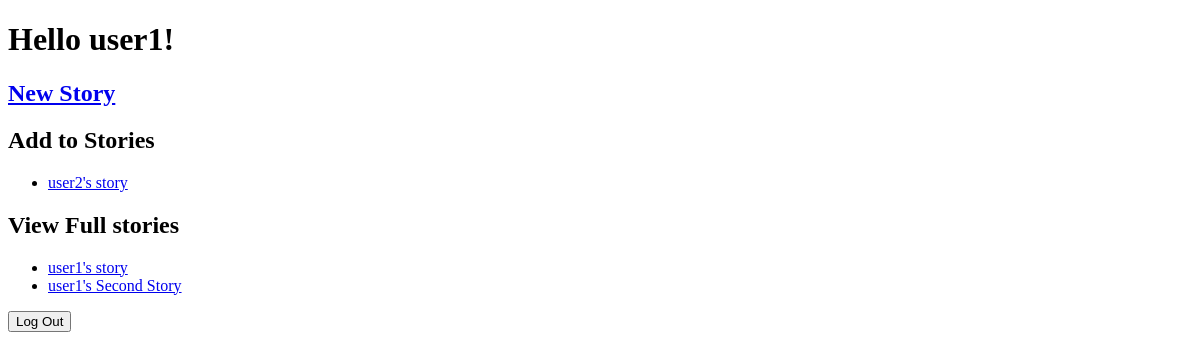
Page / (signed in) on the earlier database version.
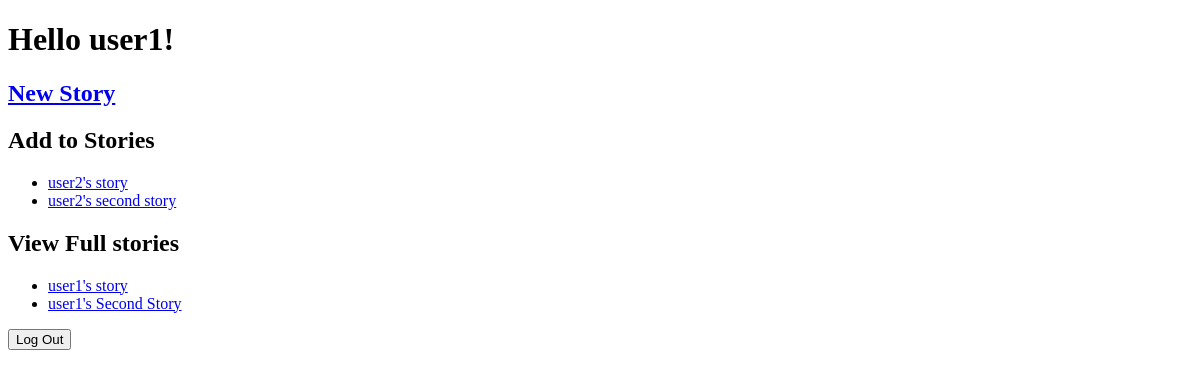
Same page on the later database version.
### tables this page shows
CREATE TABLE Users (ID INTEGER PRIMARY KEY AUTOINCREMENT, Username TEXT, Password TEXT);

CREATE TABLE Stories (ID INTEGER PRIMARY KEY AUTOINCREMENT, Title TEXT, FullStory TEXT, Latest_Update TEXT);

### __init__.py (the view)
@app.route('/', methods=['GET'])
def landing():
    if logged_in():
        username = session['username']
        viewable_stories = db_builder.get_viewable_stories(username)
        editable_stories = db_builder.get_editable_stories(username)
        return render_template('index.html', username=username,viewable=viewable_stories, edtiable=editable_stories)
    else:
        return render_template('intro.html')

### __init__.py (called while the page is built)
def logged_in():
    return session.get('username') is not None

### db_builder.py (called while the page is built)
def get_id(username):
    db = sqlite3.connect(DB_FILE) #open if file exists, otherwise create
    c = db.cursor()               #facilitate db ops -- you will use cursor to trigger db events
    command = "SELECT * FROM Users"
    c.execute(command)
    table = c.fetchall()
    for row in table:      #searches for the username in Users
        if row[1] == username:
            return row[0]    #returns the User ID of the user

def get_viewable_stories(username):
    db = sqlite3.connect(DB_FILE) #open if file exists, otherwise create
    c = db.cursor()               #facilitate db ops -- you will use cursor to trigger db events
    contribution_ids = []
    command = "SELECT * FROM Contributions"
    c.execute(command)
    table = c.fetchall()
    user_id = get_id(username)
    for row in table:
        uid = row[2]
        if user_id == uid:
            story_id = row[1]
            contribution_ids.append((story_id, get_story_title_by_id(story_id)))
    return contribution_ids

def get_editable_stories(username):
    db = sqlite3.connect(DB_FILE) #open if file exists, otherwise create
    c = db.cursor()               #facilitate db ops -- you will use cursor to trigger db events
    command = "SELECT * FROM Contributions"
    c.execute(command)
    table = c.fetchall()
    user_id = get_id(username)
    editable_stories = []    #stores the IDs of all stories the user has not contributed to
    for row in table:
        uid = row[2]
        if uid != user_id:
            story_id = row[1]
            if not editable_stories.__contains__(story_id):
                editable_stories.append((story_id, get_story_title_by_id(story_id)))
    return editable_stories

def get_story_title_by_id(story_id):
    db = sqlite3.connect(DB_FILE)  # open if file exists, otherwise create
    c = db.cursor()
    c.execute("SELECT Title FROM Stories WHERE ID=?", [story_id])
    title = c.fetchone()[0]
    db.commit()
    db.close()
    return title

### templates/index.html (shortened to what this page needs)
<!DOCTYPE html>
<html lang="en" dir="ltr">
<head>
</head>
<body>
    <h1>Hello {{username}}!</h1>
    <h2><a href="/new">New Story</a></h2>
    <h2>Add to Stories</h2>
    <ul>
        {%for id, title in edtiable%}
            <li><a href="/{{id}}/edit">{{title}}</a></li>
        {%endfor%}
    </ul>
    <h2>View Full stories</h2>
    <ul>
        {%for id, title in viewable%}
            <li><a href="/{{id}}/view">{{title}}</a></li>
        {%endfor%}
    </ul>
    <div>
        <form method = "post" action="/logout">
            <input type="submit" name="logout" value="Log Out">
        </form>
    </div>
</body>
</html>

Differences in the rows shown:
added Stories: Title "user2's second story", shown under "Add to Stories"
